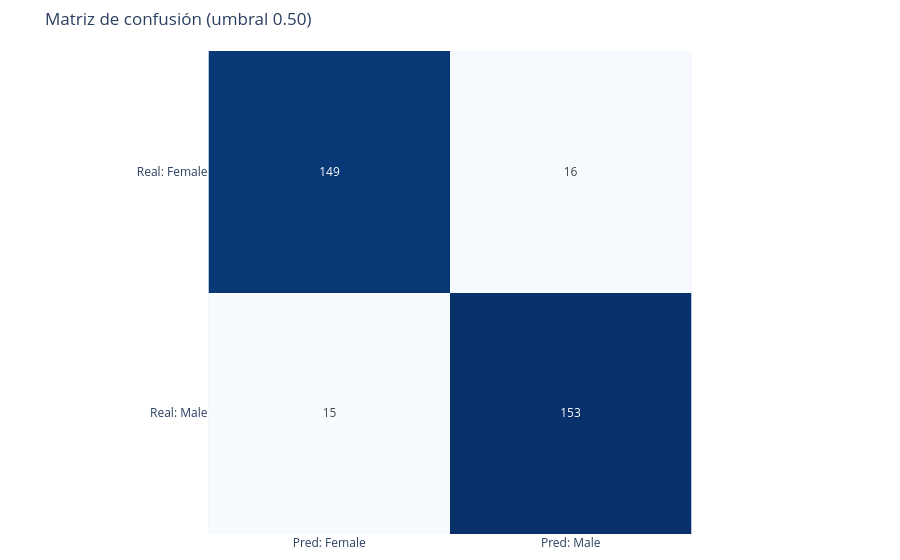

The notebook cell saved with this chart:
### Markdown cell above
## 3. Figuras: cada una es una función que devuelve una figura
Igual que en la sesión 6: luego el callback solo vuelve a llamarlas con los datos filtrados.

**Matriz de confusión** en 3 pasos: `confusion_matrix` cuenta aciertos y errores → `px.imshow` dibuja esa tabla → `dcc.Graph` la pone en la página.

### Code cell
def fig_confusion(df, umbral):
    y = df["y_true"]
    yhat = df["proba"] >= umbral
    cm = confusion_matrix(y, yhat, labels=[False, True])     # 1) contar
    fig = px.imshow(cm, text_auto=True,                        # 2) dibujar
        x=["Pred: Female", "Pred: Male"],
        y=["Real: Female", "Real: Male"],
        color_continuous_scale="Blues", title=f"Matriz de confusión (umbral {umbral:.2f})")
    return fig.update_layout(coloraxis_showscale=False, margin=dict(t=50, l=10, r=10, b=10))

fig_confusion(lr, 0.5)

### Figure 1 — Plotly figure (JSON) as saved in the notebook; plotly's stock layout.template omitted (floating-point values rounded to 4 significant figures)
{"data": [{"coloraxis": "coloraxis", "hovertemplate": "x: %{x}<br>y: %{y}<br>color: %{z}<extra></extra>", "name": "0", "texttemplate": "%{z}", "type": "heatmap", "x": ["Pred: Female", "Pred: Male"], "xaxis": "x", "y": ["Real: Female", "Real: Male"], "yaxis": "y", "z": [[149, 16], [15, 153]]}], "layout": {"coloraxis": {"autocolorscale": false, "colorscale": [[0.0, "rgb(247,251,255)"], [0.125, "rgb(222,235,247)"], [0.25, "rgb(198,219,239)"], [0.375, "rgb(158,202,225)"], [0.5, "rgb(107,174,214)"], [0.625, "rgb(66,146,198)"], [0.75, "rgb(33,113,181)"], [0.875, "rgb(8,81,156)"], [1.0, "rgb(8,48,107)"]], "showscale": false}, "margin": {"b": 10, "l": 10, "r": 10, "t": 50}, "title": {"text": "Matriz de confusión (umbral 0.50)"}, "xaxis": {"anchor": "y", "constrain": "domain", "domain": [0.0, 1.0], "scaleanchor": "y"}, "yaxis": {"anchor": "x", "autorange": "reversed", "constrain": "domain", "domain": [0.0, 1.0]}}}
